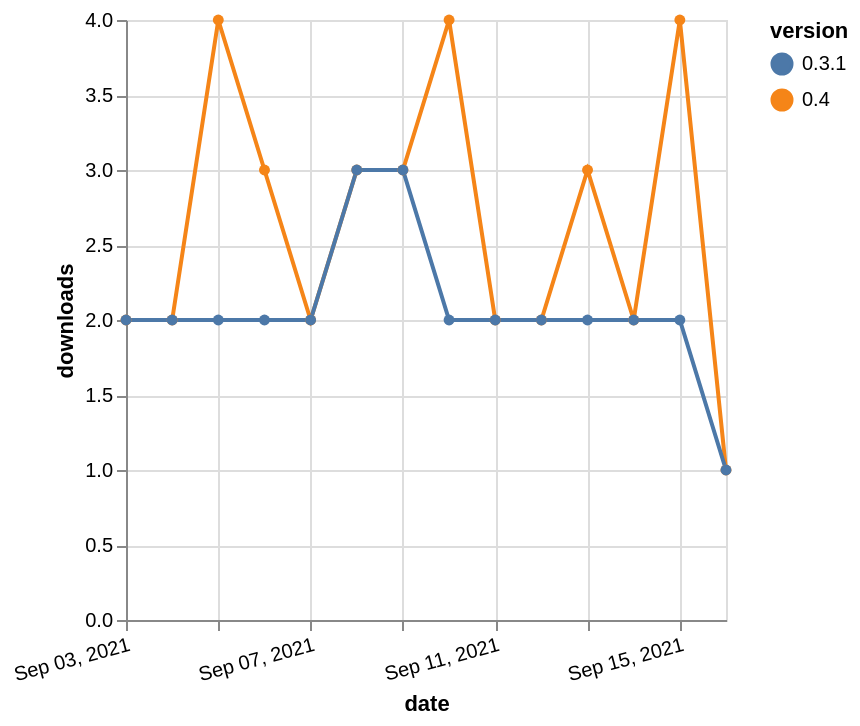

The specification (Vega-Lite) saved for this image:
### Vega-Lite specification from a JSON file in a GitHub repository (floating-point values rounded to 4 significant figures)
{"$schema": "https://vega.github.io/schema/vega-lite/v5.json", "description": "A simple bar chart with embedded data.", "data": {"values": [{"date": "2021-09-03", "total": 2688, "delta": 2, "version": "0.4"}, {"date": "2021-09-04", "total": 2690, "delta": 2, "version": "0.4"}, {"date": "2021-09-05", "total": 2694, "delta": 4, "version": "0.4"}, {"date": "2021-09-06", "total": 2697, "delta": 3, "version": "0.4"}, {"date": "2021-09-07", "total": 2699, "delta": 2, "version": "0.4"}, {"date": "2021-09-08", "total": 2702, "delta": 3, "version": "0.4"}, {"date": "2021-09-09", "total": 2705, "delta": 3, "version": "0.4"}, {"date": "2021-09-10", "total": 2709, "delta": 4, "version": "0.4"}, {"date": "2021-09-11", "total": 2711, "delta": 2, "version": "0.4"}, {"date": "2021-09-12", "total": 2713, "delta": 2, "version": "0.4"}, {"date": "2021-09-13", "total": 2716, "delta": 3, "version": "0.4"}, {"date": "2021-09-14", "total": 2718, "delta": 2, "version": "0.4"}, {"date": "2021-09-15", "total": 2722, "delta": 4, "version": "0.4"}, {"date": "2021-09-16", "total": 2723, "delta": 1, "version": "0.4"}, {"date": "2021-09-03", "total": 2586, "delta": 2, "version": "0.3.1"}, {"date": "2021-09-04", "total": 2588, "delta": 2, "version": "0.3.1"}, {"date": "2021-09-05", "total": 2590, "delta": 2, "version": "0.3.1"}, {"date": "2021-09-06", "total": 2592, "delta": 2, "version": "0.3.1"}, {"date": "2021-09-07", "total": 2594, "delta": 2, "version": "0.3.1"}, {"date": "2021-09-08", "total": 2597, "delta": 3, "version": "0.3.1"}, {"date": "2021-09-09", "total": 2600, "delta": 3, "version": "0.3.1"}, {"date": "2021-09-10", "total": 2602, "delta": 2, "version": "0.3.1"}, {"date": "2021-09-11", "total": 2604, "delta": 2, "version": "0.3.1"}, {"date": "2021-09-12", "total": 2606, "delta": 2, "version": "0.3.1"}, {"date": "2021-09-13", "total": 2608, "delta": 2, "version": "0.3.1"}, {"date": "2021-09-14", "total": 2610, "delta": 2, "version": "0.3.1"}, {"date": "2021-09-15", "total": 2612, "delta": 2, "version": "0.3.1"}, {"date": "2021-09-16", "total": 2613, "delta": 1, "version": "0.3.1"}]}, "width": "container", "mark": {"type": "line", "point": {"filled": true}}, "encoding": {"x": {"field": "date", "type": "temporal", "timeUnit": "yearmonthdate", "title": "date", "axis": {"labelAngle": -15}}, "y": {"field": "delta", "type": "quantitative", "title": "downloads"}, "color": {"field": "version", "type": "nominal"}, "tooltip": {"field": "delta"}}}
